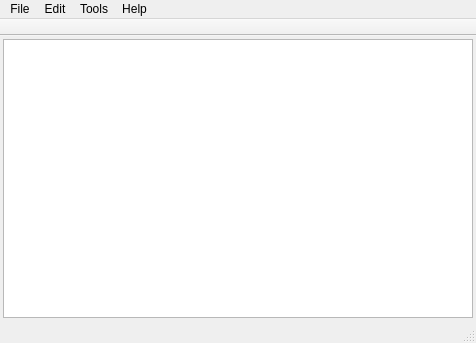
<?xml version="1.0" encoding="UTF-8"?>
<ui version="4.0">
 <author>Ruzik</author>
 <class>RizekQssEditorClass</class>
 <widget class="QMainWindow" name="RizekQssEditorClass">
  <property name="geometry">
   <rect>
    <x>0</x>
    <y>0</y>
    <width>476</width>
    <height>343</height>
   </rect>
  </property>
  <property name="windowTitle">
   <string>Rizek QSS Editor</string>
  </property>
  <property name="windowIcon">
   <iconset resource="rizekqsseditor.qrc">
    <normaloff>:/ico/icos/package_editors.png</normaloff>:/ico/icos/package_editors.png</iconset>
  </property>
  <property name="styleSheet">
   <string notr="true"/>
  </property>
  <property name="documentMode">
   <bool>false</bool>
  </property>
  <widget class="QWidget" name="centralWidget">
   <layout class="QVBoxLayout" name="verticalLayout">
    <property name="margin">
     <number>3</number>
    </property>
    <item>
     <widget class="qssTextEdit" name="plainTextEdit">
      <property name="font">
       <font>
        <family>MS Shell Dlg 2</family>
        <pointsize>10</pointsize>
       </font>
      </property>
      <property name="documentTitle">
       <string>Rizek QSS Editor</string>
      </property>
      <property name="overwriteMode">
       <bool>false</bool>
      </property>
      <property name="backgroundVisible">
       <bool>false</bool>
      </property>
      <property name="centerOnScroll">
       <bool>false</bool>
      </property>
     </widget>
    </item>
   </layout>
  </widget>
  <widget class="QMenuBar" name="menuBar">
   <property name="geometry">
    <rect>
     <x>0</x>
     <y>0</y>
     <width>476</width>
     <height>22</height>
    </rect>
   </property>
   <widget class="QMenu" name="menuFile">
    <property name="tearOffEnabled">
     <bool>false</bool>
    </property>
    <property name="title">
     <string>File</string>
    </property>
    <widget class="QMenu" name="menuRecent_projects">
     <property name="statusTip">
      <string>Your last projects</string>
     </property>
     <property name="title">
      <string>Recent projects</string>
     </property>
     <property name="icon">
      <iconset resource="rizekqsseditor.qrc">
       <normaloff>:/ico/icos/recentdocuments.png</normaloff>:/ico/icos/recentdocuments.png</iconset>
     </property>
    </widget>
    <widget class="QMenu" name="menuCurrent_file">
     <property name="title">
      <string>Current file</string>
     </property>
     <property name="icon">
      <iconset resource="rizekqsseditor.qrc">
       <normaloff>:/ico/icos/current file.png</normaloff>:/ico/icos/current file.png</iconset>
     </property>
     <addaction name="actionReopen"/>
     <addaction name="actionOpen_file_in_standart_note"/>
     <addaction name="actionOpen_dir_of_current_file"/>
    </widget>
    <widget class="QMenu" name="menuView">
     <property name="title">
      <string>View</string>
     </property>
     <property name="icon">
      <iconset resource="rizekqsseditor.qrc">
       <normaloff>:/ico/icos/view.png</normaloff>:/ico/icos/view.png</iconset>
     </property>
     <addaction name="actionStandart"/>
     <addaction name="actionLeft_bottom"/>
     <addaction name="actionRight_bottom"/>
     <addaction name="actionClear"/>
    </widget>
    <addaction name="actionNew"/>
    <addaction name="actionOpen"/>
    <addaction name="separator"/>
    <addaction name="actionSave"/>
    <addaction name="actionSave_as"/>
    <addaction name="separator"/>
    <addaction name="menuRecent_projects"/>
    <addaction name="menuCurrent_file"/>
    <addaction name="separator"/>
    <addaction name="actionPrint"/>
    <addaction name="menuView"/>
    <addaction name="separator"/>
    <addaction name="actionHide_to_tray"/>
    <addaction name="actionQuit"/>
   </widget>
   <widget class="QMenu" name="menuEdit">
    <property name="tearOffEnabled">
     <bool>false</bool>
    </property>
    <property name="title">
     <string>Edit</string>
    </property>
    <property name="separatorsCollapsible">
     <bool>false</bool>
    </property>
    <addaction name="actionUndo"/>
    <addaction name="actionRedo"/>
    <addaction name="separator"/>
    <addaction name="actionReplace"/>
    <addaction name="actionSearch"/>
    <addaction name="separator"/>
    <addaction name="actionCut"/>
    <addaction name="actionCopy"/>
    <addaction name="actionPaste"/>
    <addaction name="actionSelect_all"/>
   </widget>
   <widget class="QMenu" name="menuHelp">
    <property name="tearOffEnabled">
     <bool>false</bool>
    </property>
    <property name="title">
     <string>Help</string>
    </property>
    <widget class="QMenu" name="menuQSS_Documentation">
     <property name="title">
      <string>QSS Documentation</string>
     </property>
     <property name="icon">
      <iconset resource="rizekqsseditor.qrc">
       <normaloff>:/ico/icos/textdocument.png</normaloff>:/ico/icos/textdocument.png</iconset>
     </property>
     <addaction name="actionDocumentation"/>
     <addaction name="actionExamples"/>
    </widget>
    <addaction name="menuQSS_Documentation"/>
    <addaction name="actionHelp"/>
    <addaction name="separator"/>
    <addaction name="actionDonate"/>
    <addaction name="actionCheck_for_updates"/>
    <addaction name="actionAbout_program"/>
   </widget>
   <widget class="QMenu" name="menuTools">
    <property name="title">
     <string>Tools</string>
    </property>
    <widget class="QMenu" name="menuInsert">
     <property name="title">
      <string>Insert special item</string>
     </property>
     <property name="icon">
      <iconset resource="rizekqsseditor.qrc">
       <normaloff>:/ico/icos/insert.png</normaloff>:/ico/icos/insert.png</iconset>
     </property>
     <addaction name="actionColor"/>
     <addaction name="actionFont_name"/>
    </widget>
    <addaction name="actionPreview"/>
    <addaction name="actionSearch_mistakes"/>
    <addaction name="actionResources"/>
    <addaction name="separator"/>
    <addaction name="menuInsert"/>
    <addaction name="separator"/>
    <addaction name="actionSettings"/>
    <addaction name="actionOutput"/>
    <addaction name="actionScript"/>
   </widget>
   <addaction name="menuFile"/>
   <addaction name="menuEdit"/>
   <addaction name="menuTools"/>
   <addaction name="menuHelp"/>
  </widget>
  <widget class="QStatusBar" name="statusBar"/>
  <widget class="QToolBar" name="mainToolBar">
   <property name="windowTitle">
    <string>Main Toolbar</string>
   </property>
   <property name="movable">
    <bool>false</bool>
   </property>
   <property name="allowedAreas">
    <set>Qt::BottomToolBarArea|Qt::TopToolBarArea</set>
   </property>
   <property name="floatable">
    <bool>true</bool>
   </property>
   <attribute name="toolBarArea">
    <enum>TopToolBarArea</enum>
   </attribute>
   <attribute name="toolBarBreak">
    <bool>false</bool>
   </attribute>
  </widget>
  <action name="actionOpen">
   <property name="icon">
    <iconset resource="rizekqsseditor.qrc">
     <normaloff>:/ico/icos/open.png</normaloff>:/ico/icos/open.png</iconset>
   </property>
   <property name="text">
    <string>Open</string>
   </property>
   <property name="statusTip">
    <string>Open file with your qss style sheet(qss files has extension *.qss)</string>
   </property>
   <property name="shortcut">
    <string>Ctrl+O</string>
   </property>
  </action>
  <action name="actionSave">
   <property name="icon">
    <iconset resource="rizekqsseditor.qrc">
     <normaloff>:/ico/icos/save.png</normaloff>:/ico/icos/save.png</iconset>
   </property>
   <property name="text">
    <string>Save</string>
   </property>
   <property name="statusTip">
    <string>Save your style sheet in current file</string>
   </property>
   <property name="shortcut">
    <string>Ctrl+S</string>
   </property>
  </action>
  <action name="actionSave_as">
   <property name="icon">
    <iconset resource="rizekqsseditor.qrc">
     <normaloff>:/ico/icos/save as.png</normaloff>:/ico/icos/save as.png</iconset>
   </property>
   <property name="text">
    <string>Save as...</string>
   </property>
   <property name="statusTip">
    <string>Save your style sheet in file</string>
   </property>
   <property name="shortcut">
    <string>Ctrl+Shift+S</string>
   </property>
  </action>
  <action name="actionReplace">
   <property name="icon">
    <iconset resource="rizekqsseditor.qrc">
     <normaloff>:/ico/icos/replace.png</normaloff>:/ico/icos/replace.png</iconset>
   </property>
   <property name="text">
    <string>Replace</string>
   </property>
   <property name="statusTip">
    <string>Replace some words in your style sheet</string>
   </property>
   <property name="shortcut">
    <string>Ctrl+R</string>
   </property>
  </action>
  <action name="actionDocumentation">
   <property name="icon">
    <iconset resource="rizekqsseditor.qrc">
     <normaloff>:/ico/icos/Documentation.png</normaloff>:/ico/icos/Documentation.png</iconset>
   </property>
   <property name="text">
    <string>Documentation</string>
   </property>
   <property name="statusTip">
    <string>Look QSS documentation on the Qt website</string>
   </property>
   <property name="shortcut">
    <string>Alt+D</string>
   </property>
  </action>
  <action name="actionExamples">
   <property name="icon">
    <iconset resource="rizekqsseditor.qrc">
     <normaloff>:/ico/icos/examples.png</normaloff>:/ico/icos/examples.png</iconset>
   </property>
   <property name="text">
    <string>Examples</string>
   </property>
   <property name="statusTip">
    <string>Look QSS examples on the Qt website</string>
   </property>
   <property name="shortcut">
    <string>Alt+E</string>
   </property>
  </action>
  <action name="actionAbout_program">
   <property name="icon">
    <iconset resource="rizekqsseditor.qrc">
     <normaloff>:/ico/icos/home.png</normaloff>:/ico/icos/home.png</iconset>
   </property>
   <property name="text">
    <string>About program</string>
   </property>
   <property name="statusTip">
    <string>Look some information about Rizek QSS Editor</string>
   </property>
  </action>
  <action name="actionSearch">
   <property name="icon">
    <iconset resource="rizekqsseditor.qrc">
     <normaloff>:/ico/icos/find.png</normaloff>:/ico/icos/find.png</iconset>
   </property>
   <property name="text">
    <string>Find</string>
   </property>
   <property name="statusTip">
    <string>Find text in the document</string>
   </property>
   <property name="shortcut">
    <string>Ctrl+F</string>
   </property>
  </action>
  <action name="actionNew">
   <property name="enabled">
    <bool>true</bool>
   </property>
   <property name="icon">
    <iconset resource="rizekqsseditor.qrc">
     <normaloff>:/ico/icos/view.png</normaloff>:/ico/icos/view.png</iconset>
   </property>
   <property name="text">
    <string>New</string>
   </property>
   <property name="statusTip">
    <string>Create new file of Qt style sheet</string>
   </property>
   <property name="shortcut">
    <string>Ctrl+N</string>
   </property>
  </action>
  <action name="actionPreview">
   <property name="icon">
    <iconset resource="rizekqsseditor.qrc">
     <normaloff>:/ico/icos/document-preview.png</normaloff>:/ico/icos/document-preview.png</iconset>
   </property>
   <property name="text">
    <string>Preview</string>
   </property>
   <property name="statusTip">
    <string>Preview your design in a separate window</string>
   </property>
   <property name="shortcut">
    <string>F5</string>
   </property>
  </action>
  <action name="actionSettings">
   <property name="icon">
    <iconset resource="rizekqsseditor.qrc">
     <normaloff>:/ico/icos/settings.png</normaloff>:/ico/icos/settings.png</iconset>
   </property>
   <property name="text">
    <string>Settings</string>
   </property>
   <property name="statusTip">
    <string>Change settings of your program</string>
   </property>
  </action>
  <action name="actionPrint">
   <property name="icon">
    <iconset resource="rizekqsseditor.qrc">
     <normaloff>:/ico/icos/print.png</normaloff>:/ico/icos/print.png</iconset>
   </property>
   <property name="text">
    <string>Print</string>
   </property>
   <property name="statusTip">
    <string>Print text of your current project</string>
   </property>
   <property name="shortcut">
    <string>Ctrl+P</string>
   </property>
  </action>
  <action name="actionColor">
   <property name="icon">
    <iconset resource="rizekqsseditor.qrc">
     <normaloff>:/ico/icos/colors.png</normaloff>:/ico/icos/colors.png</iconset>
   </property>
   <property name="text">
    <string>Color</string>
   </property>
   <property name="statusTip">
    <string>Insert color(#xxxxxx) in your code</string>
   </property>
   <property name="shortcut">
    <string>Alt+C</string>
   </property>
  </action>
  <action name="actionFont_name">
   <property name="icon">
    <iconset resource="rizekqsseditor.qrc">
     <normaloff>:/ico/icos/font.png</normaloff>:/ico/icos/font.png</iconset>
   </property>
   <property name="text">
    <string>Font name</string>
   </property>
   <property name="statusTip">
    <string>Insert font name in your code</string>
   </property>
   <property name="shortcut">
    <string>Alt+F</string>
   </property>
  </action>
  <action name="actionReopen">
   <property name="icon">
    <iconset resource="rizekqsseditor.qrc">
     <normaloff>:/ico/icos/open.png</normaloff>:/ico/icos/open.png</iconset>
   </property>
   <property name="text">
    <string>Reopen</string>
   </property>
  </action>
  <action name="actionOpen_file_in_standart_note">
   <property name="icon">
    <iconset resource="rizekqsseditor.qrc">
     <normaloff>:/ico/icos/open.png</normaloff>:/ico/icos/open.png</iconset>
   </property>
   <property name="text">
    <string>Open the file through the system</string>
   </property>
  </action>
  <action name="actionSearch_mistakes">
   <property name="icon">
    <iconset resource="rizekqsseditor.qrc">
     <normaloff>:/ico/icos/error.png</normaloff>:/ico/icos/error.png</iconset>
   </property>
   <property name="text">
    <string>Search syntax mistakes(beta)</string>
   </property>
   <property name="statusTip">
    <string>Search syntax mistakes in your project</string>
   </property>
   <property name="shortcut">
    <string>Ctrl+M</string>
   </property>
  </action>
  <action name="actionOutput">
   <property name="icon">
    <iconset resource="rizekqsseditor.qrc">
     <normaloff>:/ico/icos/Output.png</normaloff>:/ico/icos/Output.png</iconset>
   </property>
   <property name="text">
    <string>Output</string>
   </property>
   <property name="statusTip">
    <string>Output messages from program</string>
   </property>
  </action>
  <action name="actionStandart">
   <property name="icon">
    <iconset resource="rizekqsseditor.qrc">
     <normaloff>:/ico/icos/View_Standart.png</normaloff>:/ico/icos/View_Standart.png</iconset>
   </property>
   <property name="text">
    <string>Standart</string>
   </property>
   <property name="shortcut">
    <string>Ctrl+1</string>
   </property>
  </action>
  <action name="actionLeft_bottom">
   <property name="icon">
    <iconset resource="rizekqsseditor.qrc">
     <normaloff>:/ico/icos/View_Left-Bottom.png</normaloff>:/ico/icos/View_Left-Bottom.png</iconset>
   </property>
   <property name="text">
    <string>Left-bottom</string>
   </property>
   <property name="shortcut">
    <string>Ctrl+2</string>
   </property>
  </action>
  <action name="actionRight_bottom">
   <property name="icon">
    <iconset resource="rizekqsseditor.qrc">
     <normaloff>:/ico/icos/View_Right-Bottom.png</normaloff>:/ico/icos/View_Right-Bottom.png</iconset>
   </property>
   <property name="text">
    <string>Right-bottom</string>
   </property>
   <property name="shortcut">
    <string>Ctrl+3</string>
   </property>
  </action>
  <action name="actionClear">
   <property name="icon">
    <iconset resource="rizekqsseditor.qrc">
     <normaloff>:/ico/icos/View_Clear.png</normaloff>:/ico/icos/View_Clear.png</iconset>
   </property>
   <property name="text">
    <string>Clear</string>
   </property>
   <property name="shortcut">
    <string>Ctrl+4</string>
   </property>
  </action>
  <action name="actionOpen_dir_of_current_file">
   <property name="icon">
    <iconset resource="rizekqsseditor.qrc">
     <normaloff>:/ico/icos/open.png</normaloff>:/ico/icos/open.png</iconset>
   </property>
   <property name="text">
    <string>Open dir of current file</string>
   </property>
  </action>
  <action name="actionHide_to_tray">
   <property name="icon">
    <iconset resource="rizekqsseditor.qrc">
     <normaloff>:/ico/icos/hideToTray.png</normaloff>:/ico/icos/hideToTray.png</iconset>
   </property>
   <property name="text">
    <string>Hide to tray</string>
   </property>
   <property name="statusTip">
    <string>Hide your prgram in system tray</string>
   </property>
   <property name="shortcut">
    <string>Ctrl+T</string>
   </property>
  </action>
  <action name="actionQuit">
   <property name="icon">
    <iconset resource="rizekqsseditor.qrc">
     <normaloff>:/ico/icos/quit.png</normaloff>:/ico/icos/quit.png</iconset>
   </property>
   <property name="text">
    <string>Quit</string>
   </property>
   <property name="statusTip">
    <string extracomment="Close Rizek Qss Editor"/>
   </property>
  </action>
  <action name="actionDonate">
   <property name="icon">
    <iconset resource="rizekqsseditor.qrc">
     <normaloff>:/ico/icos/donate.png</normaloff>:/ico/icos/donate.png</iconset>
   </property>
   <property name="text">
    <string>Donate</string>
   </property>
   <property name="statusTip">
    <string>Do you want to speed up the release of a new version Rizek Qss Editor or our other programs?</string>
   </property>
  </action>
  <action name="actionResources">
   <property name="icon">
    <iconset resource="rizekqsseditor.qrc">
     <normaloff>:/ico/icos/Resources.png</normaloff>:/ico/icos/Resources.png</iconset>
   </property>
   <property name="text">
    <string>Resources</string>
   </property>
   <property name="statusTip">
    <string>Open a window to work with resources</string>
   </property>
   <property name="shortcut">
    <string>Ctrl+R</string>
   </property>
  </action>
  <action name="actionCheck_for_updates">
   <property name="icon">
    <iconset resource="rizekqsseditor.qrc">
     <normaloff>:/ico/icos/update.png</normaloff>:/ico/icos/update.png</iconset>
   </property>
   <property name="text">
    <string>Check for updates</string>
   </property>
   <property name="statusTip">
    <string>Chek Rizek Qss Editor for new version</string>
   </property>
  </action>
  <action name="actionCut">
   <property name="icon">
    <iconset resource="rizekqsseditor.qrc">
     <normaloff>:/ico/icos/Cut.png</normaloff>:/ico/icos/Cut.png</iconset>
   </property>
   <property name="text">
    <string>Cut</string>
   </property>
  </action>
  <action name="actionCopy">
   <property name="icon">
    <iconset resource="rizekqsseditor.qrc">
     <normaloff>:/ico/icos/Copy.png</normaloff>:/ico/icos/Copy.png</iconset>
   </property>
   <property name="text">
    <string>Copy</string>
   </property>
  </action>
  <action name="actionPaste">
   <property name="icon">
    <iconset resource="rizekqsseditor.qrc">
     <normaloff>:/ico/icos/insert.png</normaloff>:/ico/icos/insert.png</iconset>
   </property>
   <property name="text">
    <string>Paste</string>
   </property>
  </action>
  <action name="actionDelete">
   <property name="icon">
    <iconset resource="rizekqsseditor.qrc">
     <normaloff>:/ico/icos/remove.png</normaloff>:/ico/icos/remove.png</iconset>
   </property>
   <property name="text">
    <string>Delete</string>
   </property>
  </action>
  <action name="actionSelect_all">
   <property name="icon">
    <iconset resource="rizekqsseditor.qrc">
     <normaloff>:/ico/icos/select_all.png</normaloff>:/ico/icos/select_all.png</iconset>
   </property>
   <property name="text">
    <string>Select all</string>
   </property>
   <property name="shortcut">
    <string>Ctrl+A</string>
   </property>
  </action>
  <action name="actionUndo">
   <property name="icon">
    <iconset resource="rizekqsseditor.qrc">
     <normaloff>:/ico/icos/Undo.png</normaloff>:/ico/icos/Undo.png</iconset>
   </property>
   <property name="text">
    <string>Undo</string>
   </property>
   <property name="shortcut">
    <string>Ctrl+Z</string>
   </property>
  </action>
  <action name="actionRedo">
   <property name="icon">
    <iconset resource="rizekqsseditor.qrc">
     <normaloff>:/ico/icos/Redo.png</normaloff>:/ico/icos/Redo.png</iconset>
   </property>
   <property name="text">
    <string>Redo</string>
   </property>
   <property name="shortcut">
    <string>Ctrl+Y</string>
   </property>
  </action>
  <action name="actionScript">
   <property name="icon">
    <iconset resource="rizekqsseditor.qrc">
     <normaloff>:/ico/icos/script.png</normaloff>:/ico/icos/script.png</iconset>
   </property>
   <property name="text">
    <string>Script</string>
   </property>
  </action>
  <action name="actionHelp">
   <property name="icon">
    <iconset resource="rizekqsseditor.qrc">
     <normaloff>:/ico/icos/Help.png</normaloff>:/ico/icos/Help.png</iconset>
   </property>
   <property name="text">
    <string>Help</string>
   </property>
   <property name="shortcut">
    <string>F1</string>
   </property>
  </action>
 </widget>
 <layoutdefault spacing="6" margin="11"/>
 <customwidgets>
  <customwidget>
   <class>qssTextEdit</class>
   <extends>QPlainTextEdit</extends>
   <header>qssTextEdit/qssTextEdit.h</header>
  </customwidget>
 </customwidgets>
 <resources>
  <include location="rizekqsseditor.qrc"/>
 </resources>
 <connections>
  <connection>
   <sender>actionCopy</sender>
   <signal>triggered()</signal>
   <receiver>plainTextEdit</receiver>
   <slot>copy()</slot>
   <hints>
    <hint type="sourcelabel">
     <x>-1</x>
     <y>-1</y>
    </hint>
    <hint type="destinationlabel">
     <x>237</x>
     <y>178</y>
    </hint>
   </hints>
  </connection>
  <connection>
   <sender>actionCut</sender>
   <signal>triggered()</signal>
   <receiver>plainTextEdit</receiver>
   <slot>cut()</slot>
   <hints>
    <hint type="sourcelabel">
     <x>-1</x>
     <y>-1</y>
    </hint>
    <hint type="destinationlabel">
     <x>237</x>
     <y>178</y>
    </hint>
   </hints>
  </connection>
  <connection>
   <sender>actionSelect_all</sender>
   <signal>triggered()</signal>
   <receiver>plainTextEdit</receiver>
   <slot>selectAll()</slot>
   <hints>
    <hint type="sourcelabel">
     <x>-1</x>
     <y>-1</y>
    </hint>
    <hint type="destinationlabel">
     <x>237</x>
     <y>178</y>
    </hint>
   </hints>
  </connection>
  <connection>
   <sender>actionUndo</sender>
   <signal>triggered()</signal>
   <receiver>plainTextEdit</receiver>
   <slot>undo()</slot>
   <hints>
    <hint type="sourcelabel">
     <x>-1</x>
     <y>-1</y>
    </hint>
    <hint type="destinationlabel">
     <x>237</x>
     <y>178</y>
    </hint>
   </hints>
  </connection>
  <connection>
   <sender>actionRedo</sender>
   <signal>triggered()</signal>
   <receiver>plainTextEdit</receiver>
   <slot>redo()</slot>
   <hints>
    <hint type="sourcelabel">
     <x>-1</x>
     <y>-1</y>
    </hint>
    <hint type="destinationlabel">
     <x>237</x>
     <y>178</y>
    </hint>
   </hints>
  </connection>
  <connection>
   <sender>actionPaste</sender>
   <signal>triggered()</signal>
   <receiver>plainTextEdit</receiver>
   <slot>paste()</slot>
   <hints>
    <hint type="sourcelabel">
     <x>-1</x>
     <y>-1</y>
    </hint>
    <hint type="destinationlabel">
     <x>237</x>
     <y>178</y>
    </hint>
   </hints>
  </connection>
 </connections>
</ui>
